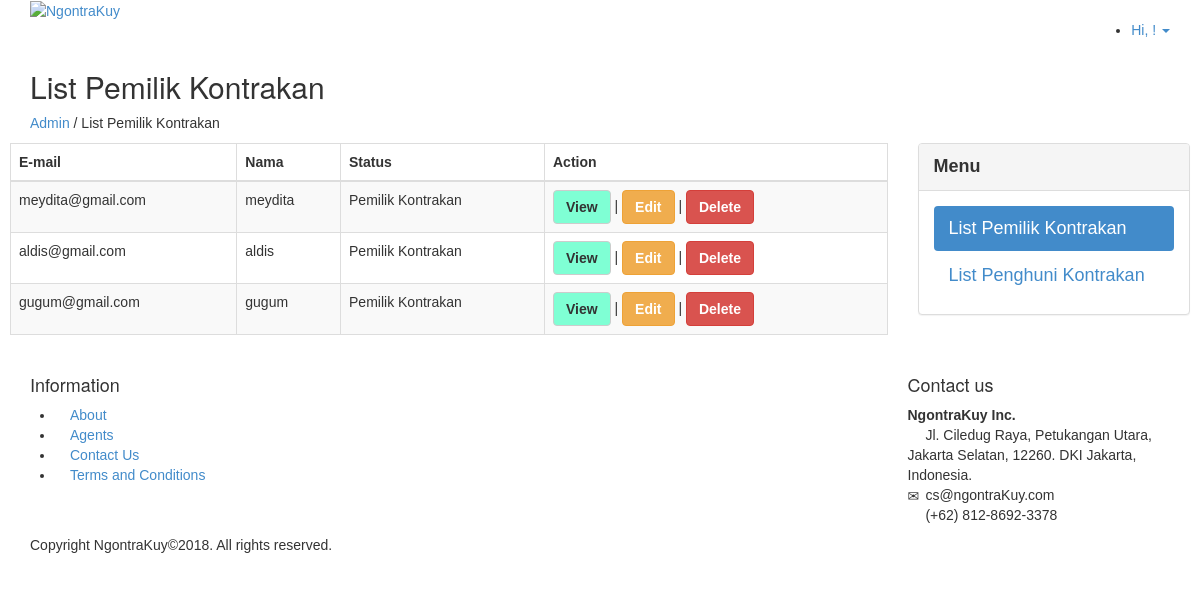
Page /index.php/admin on the earlier database version.
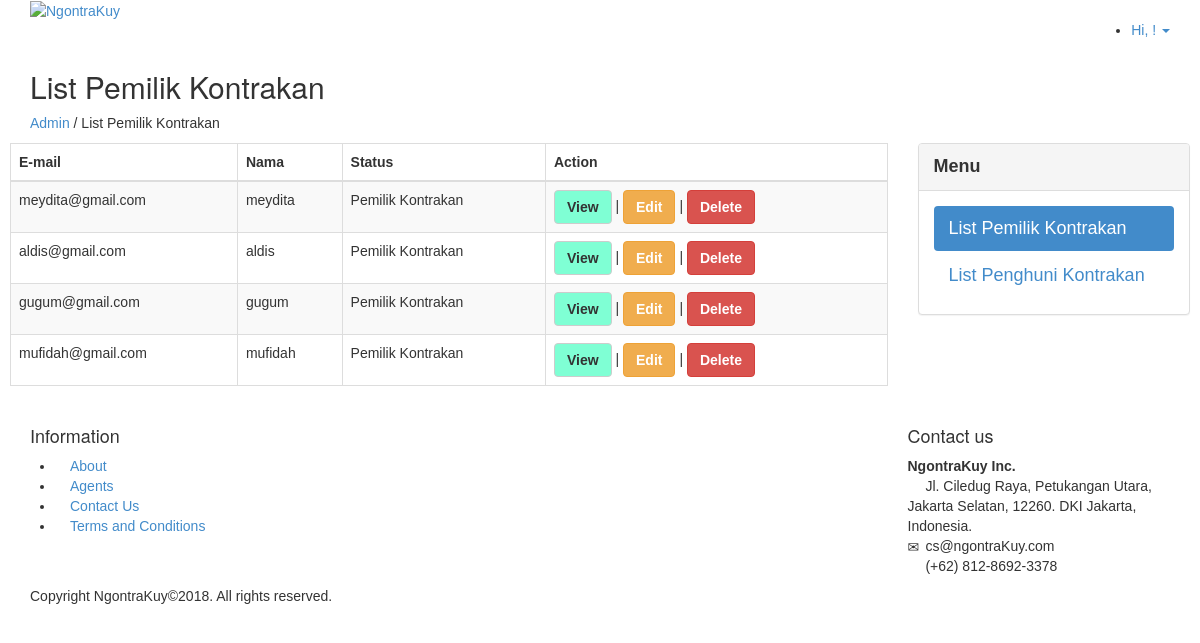
Same page on the later database version.
### tables this page shows
CREATE TABLE `pengguna` (
  `idpengguna` int(11) NOT NULL AUTO_INCREMENT,
  `email` varchar(50) NOT NULL,
  `password` varchar(255) NOT NULL,
  `namalengkap` varchar(100) NOT NULL,
  `tgllahir` date DEFAULT NULL,
  `notelp` varchar(14) DEFAULT NULL,
  `auth` char(1) DEFAULT NULL,
  PRIMARY KEY (`idpengguna`)
);

### application/controllers/Admin.php (called while the page is built, shortened)
<?php
class Admin extends CI_Controller
{
	public function index()
	{
		$data['all'] = $this->Model_Admin->getUser();
        $data['session'] = true;
        $data['namalengkap'] = $this->session->userdata('namalengkap');
		$this->load->view('admin',$data);
	}
}

### index.php (called while the page is built, shortened)
<?php
require_once BASEPATH.'core/CodeIgniter.php';

### application/models/Model_Admin.php (called while the page is built, shortened)
<?php
class Model_Admin extends CI_Model
{
	public function getUser(){
		$hasil = $this->db->get('pengguna');
		return $hasil->result();
	}
}

### application/views/admin.php (the view, shortened to what this page needs)
<?php
$this->view('template/header');
?>
<div class="container">
	<div class="header">
		<a href="<?php echo site_url('Admin')?>"><img src="<?php echo base_url('assets/images/logo1.png')?>" width="200px" alt="NgontraKuy"></a>
		<?php if(isset($session) && $session == true){
			echo
				"<ul class=\"pull-right dropdown\">
                    <li style=\"margin-top: 20px;\">
                        <a href=\"#\" style=\"text-transform:Capitalize;font-family: 'Ubuntu', sans-serif;\" class=\"dropdown-toggle\" data-toggle=\"dropdown\" role=\"button\" aria-haspopup=\"true\" aria-expanded=\"false\">Hi, $namalengkap! <span class=\"caret\"></span></a>
                        <ul class=\"dropdown-menu\"  style=\"padding-top: 10px;padding-bottom: 10px;\">
                            <li><a href=".site_url('Logout').">Log out</a></li>
                        </ul>
                    </li>
                </ul>";
		}else{
			echo "
                <ul class=\"pull-right\">
                    <li style=\"margin-top: 20px\"><a href=\"#\" style=\"font-family: 'Ubuntu', sans-serif;\" data-toggle=\"modal\" data-target=\"#loginpop\">Login</a></li>
                </ul>";
		} ?>
	</div>
</div>
<div class="inside-banner">
	<div class="container">
		<h2>List Pemilik Kontrakan</h2>
		<span class="pull"><a href="#">Admin</a> / List Pemilik Kontrakan</span>
	</div>
</div>
<div class="container-center" style="margin: 10px;">
	<div class="row">
		<div class="col-lg-9 col-sm-12 ">
			<table class="table table-striped table-bordered table-hover">
				<thead>
				<tr>
					<th class="center">E-mail</th>
					<th class="center">Nama</th>
					<th class="center">Status</th>
					<th class="center">Action</th>
				</tr>
				</thead>
				<tbody>
				<?php foreach($all as $user) {
					if($user->auth == 1) {
						?>
						<tr>
							<td class="center"><?php echo $user->email; ?></td>
							<td class="center"><?php echo $user->namalengkap; ?></td>
							<td class="center"><?php echo 'Pemilik Kontrakan'; ?></td>
							<td class="center"><a href="<?php echo base_url('view/' . $user->idpengguna) ?>" data-toggle="modal" class="btn btn-default" style="background-color: aquamarine;"><b>View</b></a> |
								<a href="<?php echo base_url('edit/'.$user->idpengguna)?>" type="button" class="btn btn-warning"><b>Edit</b></a>
								| <a href="#" type="button" class="btn btn-danger"><b>Delete</b></a></td>
						</tr>
						<?php
					}else {
					}
				}
				?>
				</tbody>
			</table>
		</div>
		<div class="col-lg-3 visible-lg">
			<div class="panel panel-default">
				<div class="panel-heading center" style="font-size: large"><b>Menu</b></div>
				<div class="panel-body" style="font-size: large">
					<ul class="nav nav-pills nav-stacked">
						<li class="active"><a href="<?php echo base_url('Admin')?>">List Pemilik Kontrakan</a></li>
						<li><a href="<?php echo base_url('Admin/Penghuni')?>">List Penghuni Kontrakan</a></li>
					</ul>
				</div>
			</div>
		</div>
	</div>
</div>
<?php
$this->view('template/footer');
?>

### application/views/template/header.php (shortened to what this page needs)
<!DOCTYPE html>
<html lang="en">
<head>
    <link rel="stylesheet" href="<?php echo base_url('assets/bootstrap/css/bootstrap.css')?>" />
    <link rel="stylesheet" href="<?php echo base_url('assets/style.css')?>"/>
    <link rel="stylesheet" href="<?php echo base_url('assets/owl-carousel/owl.carousel.css')?>">
    <link rel="stylesheet" href="<?php echo base_url('assets/owl-carousel/owl.theme.css')?>">
    <link rel="stylesheet" type="text/css" href="<?php echo base_url('assets/slitslider/css/style.css')?>" />
    <link rel="stylesheet" type="text/css" href="<?php echo base_url('assets/slitslider/css/custom.css')?>" />
    <link rel="stylesheet" type="text/css" href="https://stackpath.bootstrapcdn.com/font-awesome/4.7.0/css/font-awesome.min.css">
    <link rel="stylesheet" href="<?php echo base_url('/assets/datatables/dataTables.bootstrap.css')?>">
    <link rel="stylesheet" href="<?php echo base_url('/assets/datatables/dataTables.bootstrap.min.css')?>">
    <link rel="stylesheet" href="<?php echo base_url('/assets/datatables/jquery.dataTables.css')?>">
    <link rel="stylesheet" href="<?php echo base_url('/assets/datatables/jquery.dataTables.min.css')?>">
</head>
<body>

### application/views/template/footer.php (shortened to what this page needs)
    <div class="footer">
        <div class="container">
            <div class="row">
                <div class="col-lg-3 col-sm-3">
                    <h4>Information</h4>
                    <ul class="row">
                        <li class="col-lg-12 col-sm-12 col-xs-3"><a href="<?php echo site_url('About')?>">About</a></li>
                        <li class="col-lg-12 col-sm-12 col-xs-3"><a href="<?php echo site_url('Agents')?>">Agents</a></li>
                        <li class="col-lg-12 col-sm-12 col-xs-3"><a href="<?php echo site_url('ContactUs')?>">Contact Us</a></li>
						<li class="col-lg-12 col-sm-12 col-xs-3"><a href="<?php echo site_url('TermsConditions')?>">Terms and Conditions</a></li>
                    </ul>
                </div>
                <div class="col-lg-3 col-sm-3">
                </div>
                <div class="col-lg-3 col-sm-3 col-sm-offset-3">
                    <h4>Contact us</h4>
                    <p><b>NgontraKuy Inc.</b><br>
                        <span class="glyphicon glyphicon-map-marker"></span>
                        Jl. Ciledug Raya, Petukangan Utara,
                        Jakarta Selatan, 12260.
                        DKI Jakarta, Indonesia.<br>
                        <span class="glyphicon glyphicon-envelope"></span> cs@ngontraKuy.com<br>
                        <span class="glyphicon glyphicon-earphone"></span> (+62) 812-8692-3378
                    </p>
                </div>
            </div>
            <p class="copyright">Copyright NgontraKuy&copy;<?php echo date('Y')?>. All rights reserved.</p>
        </div>
	</div>
</body>
</html>

### application/views/template/header.php (style rules this page uses)
body { font-family: 'Ubuntu', sans-serif; }

Differences in the rows shown:
now on this page (row edited): pengguna: email "mufidah@gmail.com", namalengkap "mufidah"
